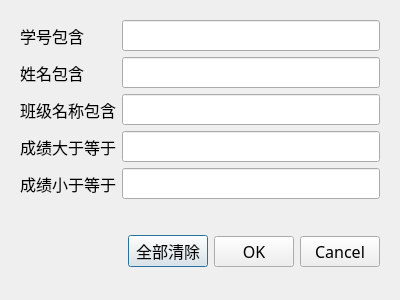
<?xml version="1.0" encoding="UTF-8"?>
<ui version="4.0">
 <class>Dialog</class>
 <widget class="QDialog" name="Dialog">
  <property name="geometry">
   <rect>
    <x>0</x>
    <y>0</y>
    <width>400</width>
    <height>300</height>
   </rect>
  </property>
  <property name="font">
   <font>
    <family>微软雅黑</family>
    <pointsize>12</pointsize>
   </font>
  </property>
  <property name="windowTitle">
   <string>查找</string>
  </property>
  <layout class="QVBoxLayout" name="verticalLayout">
   <item>
    <widget class="QWidget" name="widget" native="true">
     <layout class="QFormLayout" name="formLayout">
      <item row="0" column="0">
       <widget class="QLabel" name="label">
        <property name="text">
         <string>学号包含</string>
        </property>
       </widget>
      </item>
      <item row="0" column="1">
       <widget class="QLineEdit" name="txtId"/>
      </item>
      <item row="1" column="0">
       <widget class="QLabel" name="label_2">
        <property name="text">
         <string>姓名包含</string>
        </property>
       </widget>
      </item>
      <item row="1" column="1">
       <widget class="QLineEdit" name="txtName"/>
      </item>
      <item row="2" column="0">
       <widget class="QLabel" name="label_3">
        <property name="text">
         <string>班级名称包含</string>
        </property>
       </widget>
      </item>
      <item row="2" column="1">
       <widget class="QLineEdit" name="txtClass"/>
      </item>
      <item row="3" column="0">
       <widget class="QLabel" name="label_4">
        <property name="text">
         <string>成绩大于等于</string>
        </property>
       </widget>
      </item>
      <item row="4" column="0">
       <widget class="QLabel" name="label_5">
        <property name="text">
         <string>成绩小于等于</string>
        </property>
       </widget>
      </item>
      <item row="3" column="1">
       <widget class="QLineEdit" name="txtMinScore"/>
      </item>
      <item row="4" column="1">
       <widget class="QLineEdit" name="txtMaxScore"/>
      </item>
     </layout>
    </widget>
   </item>
   <item>
    <widget class="QWidget" name="widget_2" native="true">
     <layout class="QHBoxLayout" name="horizontalLayout">
      <item>
       <spacer name="btnCancel">
        <property name="orientation">
         <enum>Qt::Horizontal</enum>
        </property>
        <property name="sizeHint" stdset="0">
         <size>
          <width>40</width>
          <height>20</height>
         </size>
        </property>
       </spacer>
      </item>
      <item>
       <widget class="QPushButton" name="btnClear">
        <property name="text">
         <string>全部清除</string>
        </property>
       </widget>
      </item>
      <item>
       <widget class="QPushButton" name="btnOk">
        <property name="text">
         <string>OK</string>
        </property>
       </widget>
      </item>
      <item>
       <widget class="QPushButton" name="pushButton_3">
        <property name="text">
         <string>Cancel</string>
        </property>
       </widget>
      </item>
     </layout>
    </widget>
   </item>
  </layout>
 </widget>
 <resources/>
 <connections/>
</ui>
